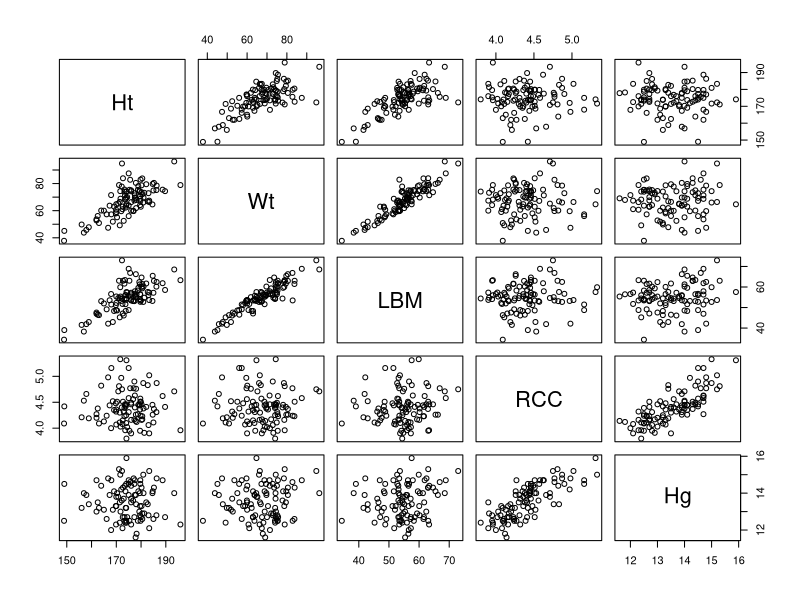
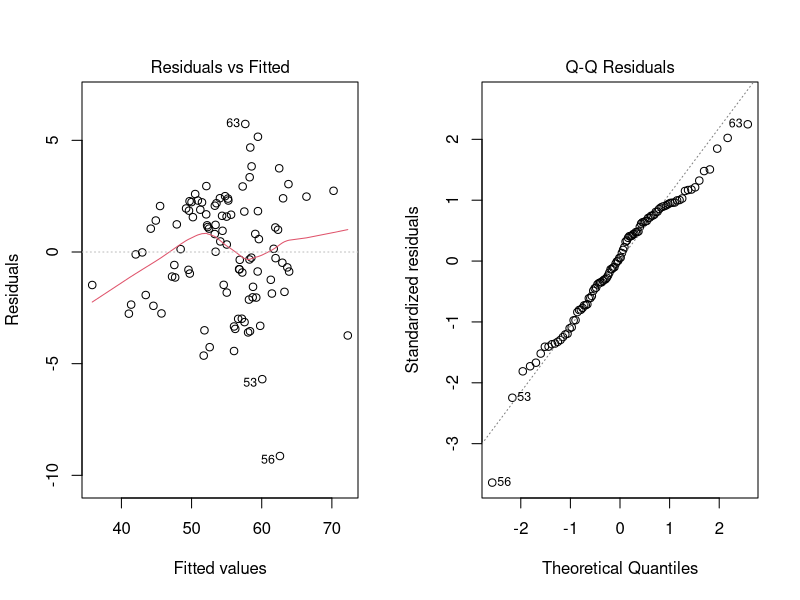
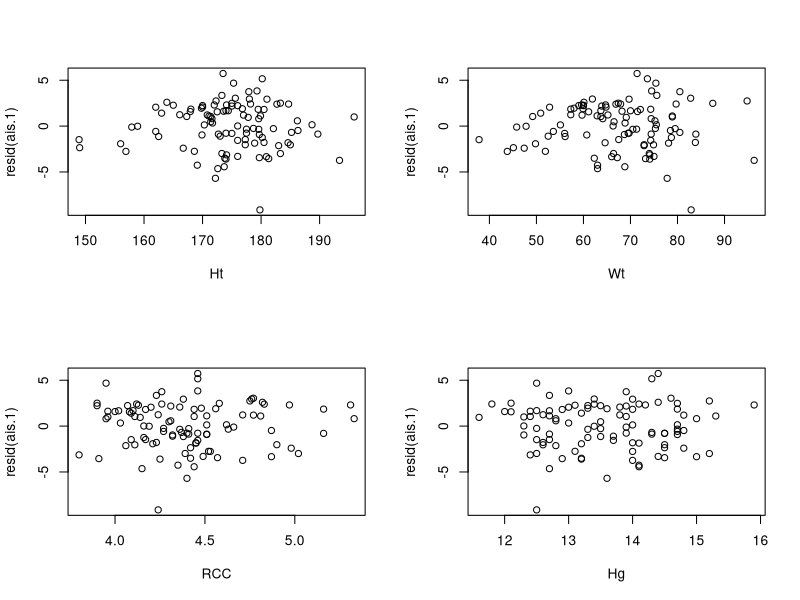
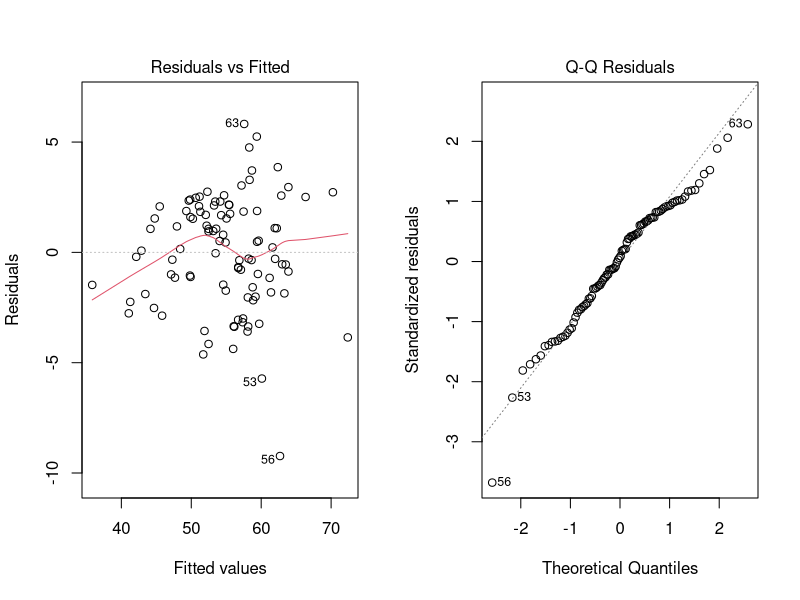
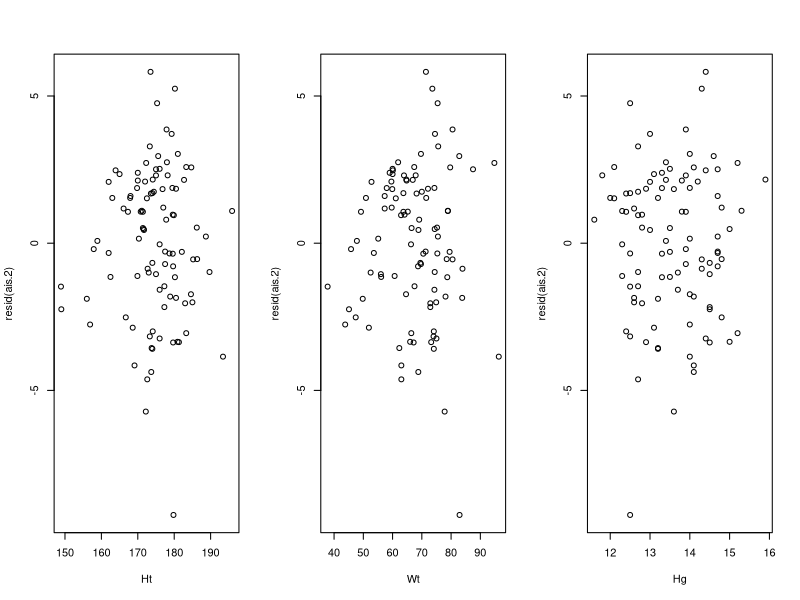
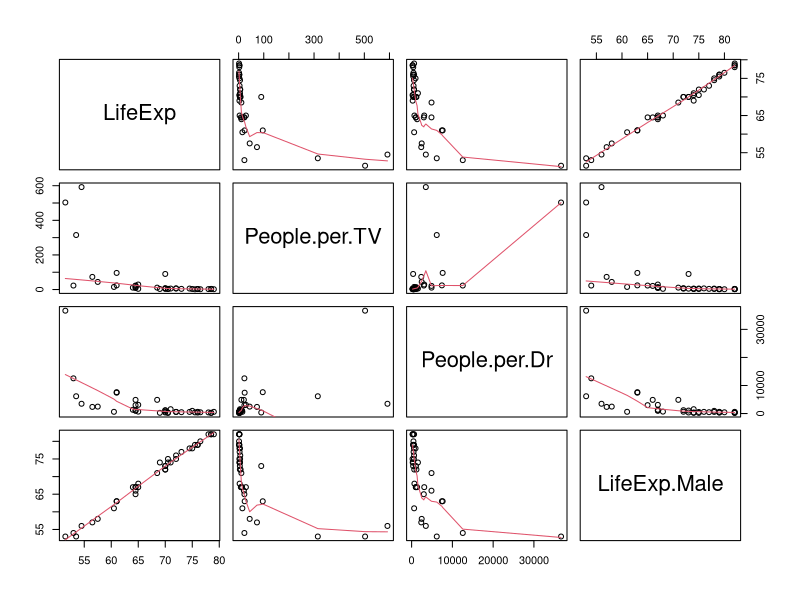
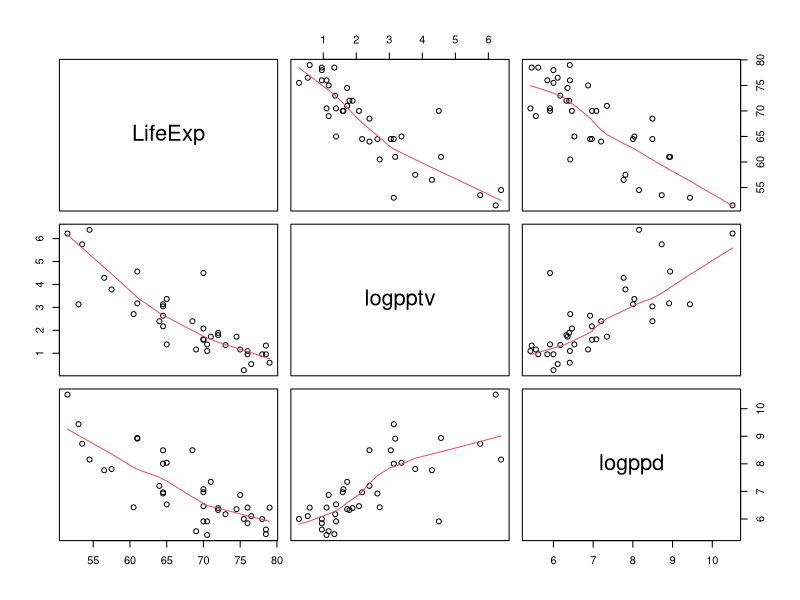
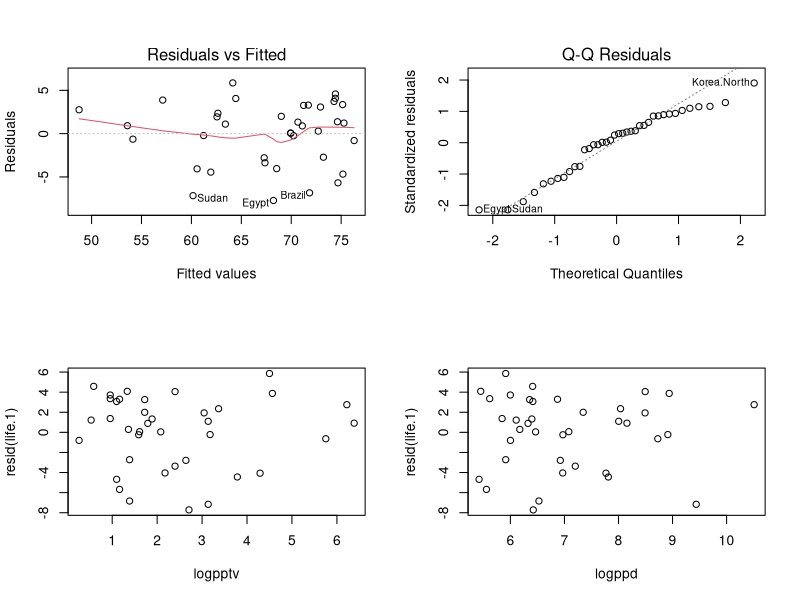

Recreate these plots in R, in order.
## ---- chunk 1
knitr::opts_chunk$set(echo = TRUE)
## ---- chunk 2
aisfemales <- read.csv("SGTADATASETS/aisfemales.csv", header = TRUE)
plot(aisfemales)
#pairs(aisfemales, panel = panel.smooth)
## ---- chunk 3
ais.1 <- lm(LBM ~ Ht + Wt + RCC + Hg, data = aisfemales)
summary(ais.1)
## ---- chunk 4
par(mfrow = c(1, 2))
plot(ais.1, which = 1:2)
## ---- chunk 5
par(mfrow = c(2, 2))
plot(resid(ais.1) ~ Ht + Wt + RCC + Hg, data = aisfemales)
## ---- chunk 6
ais.2 <- lm(LBM ~ Ht + Wt + Hg, data = aisfemales)
summary(ais.2)
## ---- chunk 7
par(mfrow = c(1, 2))
plot(ais.2, which = 1:2)
## ---- chunk 8
par(mfrow = c(1, 3))
plot(resid(ais.2) ~ Ht + Wt + Hg, data = aisfemales)
## ---- chunk 9
anova(ais.1)
anova(ais.2)
## ---- chunk 10
anova(aov(LBM ~ Ht + Wt + Hg + RCC, data = aisfemales))
## ---- chunk 11
summary(ais.2)$coefficients
## ---- chunk 12
lifeexp <- read.table("SGTADATASETS/lifeexp.txt", header = TRUE)
## ---- chunk 13
pairs(lifeexp, panel = panel.smooth)
## ---- chunk 14
lifeexp$logpptv = log(lifeexp$People.per.TV)
lifeexp$logppd = log(lifeexp$People.per.Dr)

head(lifeexp)
## ---- chunk 15
pairs(LifeExp ~ logpptv + logppd, data = lifeexp,
panel = panel.smooth)
## ---- chunk 16
life.1 <- lm(LifeExp ~ logpptv + logppd, data = lifeexp)

par(mfrow = c(2, 2))
plot(life.1, which = 1:2)
plot(resid(life.1) ~ logpptv + logppd, data = lifeexp)
## ---- chunk 17
summary(life.1)
